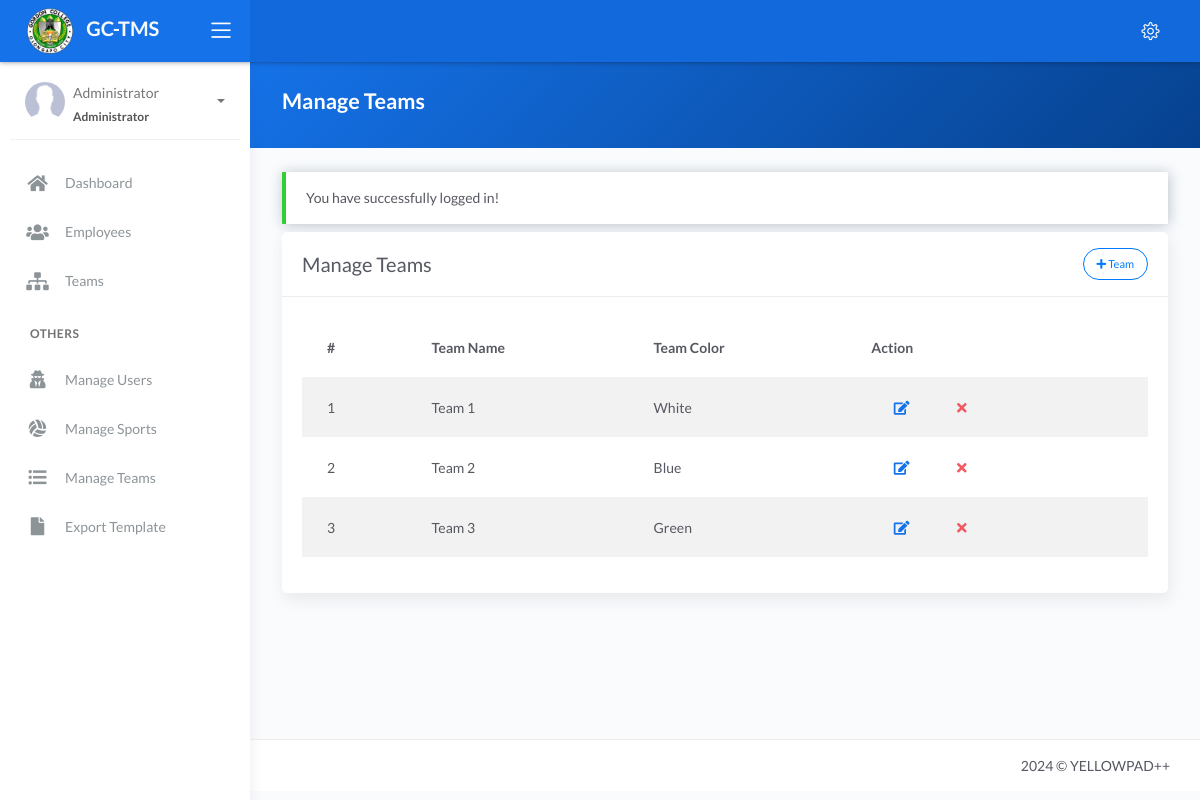
The page /manage_teams.php (signed in) on the database as committed earlier.
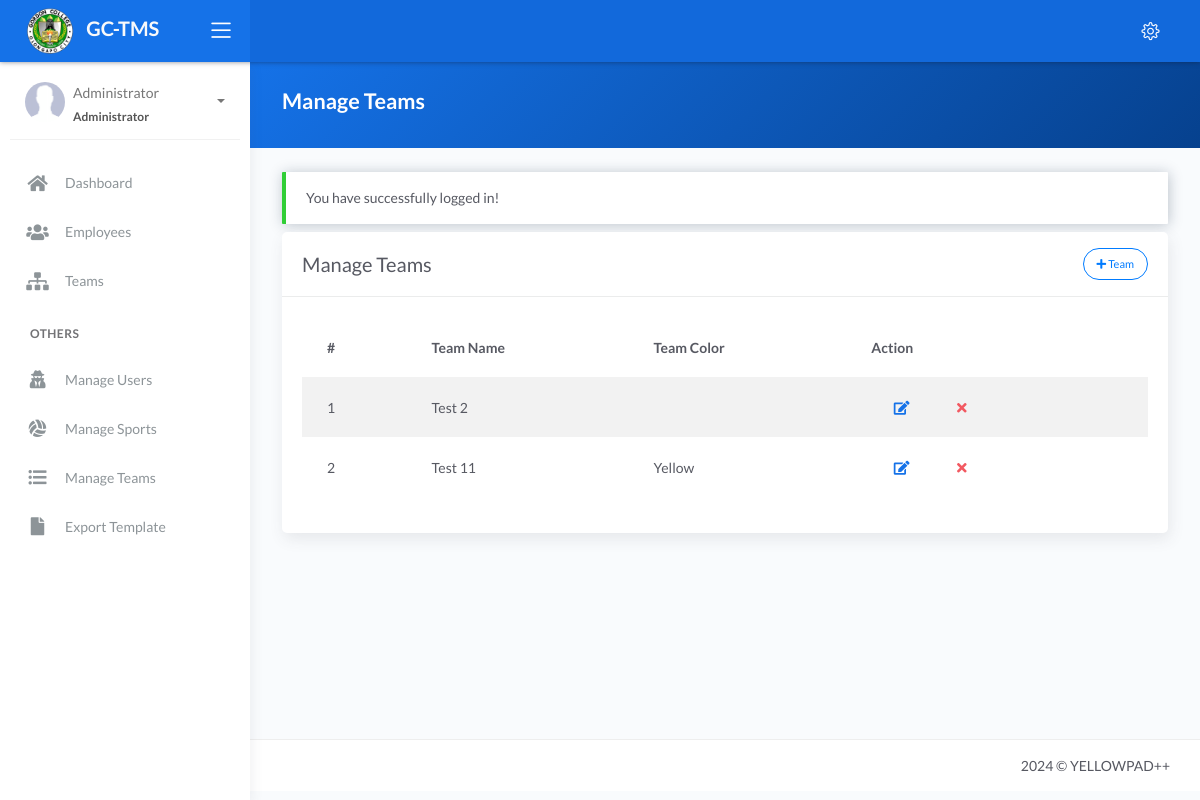
The same page on the database as committed later.
### tables this page shows
CREATE TABLE `tbl_teams` (
  `id` int(11) NOT NULL,
  `team_name` varchar(255) DEFAULT NULL,
  `team_color` varchar(255) DEFAULT NULL
);

### manage_teams.php (the view, shortened to what this page needs)
<?php include 'server/server.php' ?>
<?php
$query = "SELECT * FROM tbl_teams";
$result = $conn->query($query);
$teams = array();
while ($row = $result->fetch_assoc()) {
	$teams[] = $row;
}
?>
<!DOCTYPE html>
<html lang="en">
<head>
	<?php include 'templates/header.php' ?>
</head>
<body>
	<div class="wrapper">
		<?php include 'templates/main-header.php' ?>
		<?php include 'templates/sidebar.php' ?>
		<div class="main-panel">
			<div class="content">
				<div class="panel-header bg-primary-gradient">
					<div class="page-inner">
						<div class="d-flex align-items-left align-items-md-center flex-column flex-md-row">
							<div>
								<h2 class="text-white fw-bold">Manage Teams</h2>
							</div>
						</div>
					</div>
				</div>
				<div class="page-inner">
					<?php if (isset($_SESSION['message'])) : ?>
						<div class="alert alert-<?php echo $_SESSION['success']; ?> <?= $_SESSION['success'] == 'danger' ? 'bg-danger text-light' : null ?>" role="alert">
							<?php echo $_SESSION['message']; ?>
						</div>
					<?php endif ?>
					<div class="row mt--2">
						<div class="col-md-12">
							<div class="card">
								<div class="card-header">
									<div class="card-head-row">
										<div class="card-title">Manage Teams</div>
										<?php if (isset($_SESSION['username'])) : ?>
											<div class="card-tools">
												<a href="#add" data-toggle="modal" class="btn btn-outline-primary btn-round btn-sm">
													<i class="fa fa-plus"></i>
													Team
												</a>
											</div>
										<?php endif ?>
									</div>
								</div>
								<div class="card-body">
									<div class="table-responsive">
										<table class="table table-striped">
											<thead>
												<tr>
													<th scope="col">#</th>
													<th scope="col">Team Name</th>
													<th scope="col">Team Color</th>
													<?php if (isset($_SESSION['username'])) : ?>
														<?php if ($_SESSION['role'] == 'administrator') : ?>
															<th>Action</th>
														<?php endif ?>
													<?php endif ?>
												</tr>
											</thead>
											<tbody>
												<?php if (!empty($teams)) : ?>
													<?php foreach ($teams as $index => $row) : ?>
														<tr>
															<td class="text-uppercase"><?= $index + 1 ?></td>
															<td><?= $row['team_name'] ?></td>
															<td><?= $row['team_color'] ?></td>
															<?php if (isset($_SESSION['username'])) : ?>
																<td>
																	<?php if ($_SESSION['role'] == 'administrator') : ?>
																	<a type="button" href="#modalTeam" data-toggle="modal" class="btn btn-link btn-primary" title="Edit Team" onclick="editTeam(this)" data-team-id="<?= $row['id'] ?>" data-team-name="<?= $row['team_name'] ?>" data-team-color="<?= $row['team_color'] ?>">
																		<i class="fa fa-edit"></i>
																	</a>
																	<a href="#" class="btn btn-link btn-danger" data-toggle="modal" data-target="#removeTeam<?= $row['id'] ?>">
																		<i class="fa fa-times"></i>
																	</a>
																	<?php endif ?>
																</td>
															<?php endif ?>
														</tr>
													<?php endforeach ?>
												<?php else : ?>
													<tr>
														<td colspan="3" class="text-center">No Available Data</td>
													</tr>
												<?php endif ?>
											</tbody>
										</table>
									</div>
								</div>
							</div>
						</div>
					</div>
				</div>
			</div>
			<?php include 'templates/main-footer.php' ?>
	</div>
</body>
</html>

Rows that differ between the two databases and show on the page:
removed tbl_teams: team_name "Team 1", team_color "White"
removed tbl_teams: team_name "Team 2", team_color "Blue"
removed tbl_teams: team_name "Team 3", team_color "Green"
added tbl_teams: team_name "Test 2"
added tbl_teams: team_name "Test 11", team_color "Yellow"
